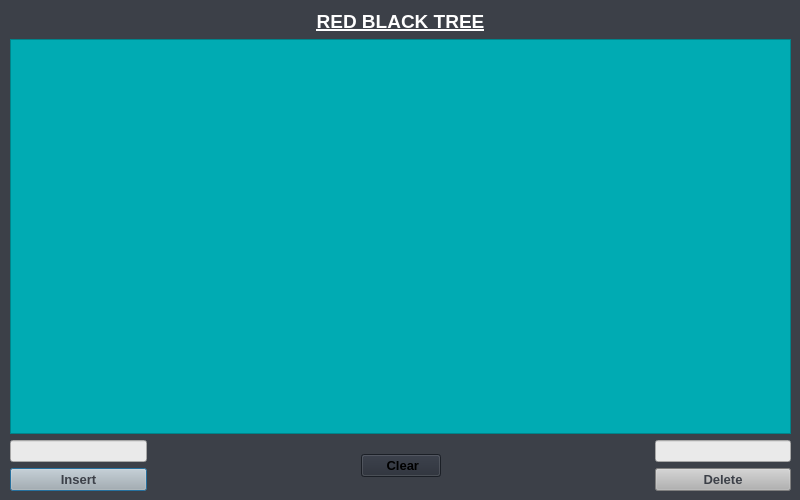
<?xml version="1.0" encoding="UTF-8"?>
<ui version="4.0">
 <class>screenrbt</class>
 <widget class="QDialog" name="screenrbt">
  <property name="geometry">
   <rect>
    <x>0</x>
    <y>0</y>
    <width>800</width>
    <height>500</height>
   </rect>
  </property>
  <property name="minimumSize">
   <size>
    <width>800</width>
    <height>500</height>
   </size>
  </property>
  <property name="maximumSize">
   <size>
    <width>800</width>
    <height>500</height>
   </size>
  </property>
  <property name="windowTitle">
   <string>Dialog</string>
  </property>
  <property name="styleSheet">
   <string notr="true">background-color: rgb(60, 64, 72);</string>
  </property>
  <widget class="QWidget" name="">
   <property name="geometry">
    <rect>
     <x>10</x>
     <y>10</y>
     <width>781</width>
     <height>481</height>
    </rect>
   </property>
   <layout class="QVBoxLayout" name="verticalLayout">
    <item>
     <widget class="QLabel" name="label">
      <property name="font">
       <font>
        <pointsize>14</pointsize>
        <bold>true</bold>
        <underline>true</underline>
       </font>
      </property>
      <property name="styleSheet">
       <string notr="true">color: rgb(255, 255, 255);</string>
      </property>
      <property name="text">
       <string>RED BLACK TREE</string>
      </property>
      <property name="textFormat">
       <enum>Qt::AutoText</enum>
      </property>
      <property name="alignment">
       <set>Qt::AlignCenter</set>
      </property>
     </widget>
    </item>
    <item>
     <widget class="QGraphicsView" name="graphicsViewBST">
      <property name="styleSheet">
       <string notr="true">background-color: rgb(0, 171, 179);</string>
      </property>
     </widget>
    </item>
    <item>
     <layout class="QHBoxLayout" name="horizontalLayout_3">
      <item>
       <layout class="QVBoxLayout" name="verticalLayout_5">
        <item>
         <widget class="QLineEdit" name="LEinsertRBt">
          <property name="styleSheet">
           <string notr="true">background-color: rgb(234, 234, 234);</string>
          </property>
         </widget>
        </item>
        <item>
         <widget class="QPushButton" name="Insert_BST_rbt">
          <property name="font">
           <font>
            <pointsize>10</pointsize>
            <bold>true</bold>
           </font>
          </property>
          <property name="styleSheet">
           <string notr="true">background-color: #B2B2B2;
color: rgb(60, 64, 72);
</string>
          </property>
          <property name="text">
           <string>Insert</string>
          </property>
         </widget>
        </item>
       </layout>
      </item>
      <item>
       <spacer name="horizontalSpacer_5">
        <property name="orientation">
         <enum>Qt::Horizontal</enum>
        </property>
        <property name="sizeHint" stdset="0">
         <size>
          <width>208</width>
          <height>20</height>
         </size>
        </property>
       </spacer>
      </item>
      <item>
       <widget class="QPushButton" name="Clear_BST_rbt">
        <property name="font">
         <font>
          <pointsize>10</pointsize>
          <bold>true</bold>
         </font>
        </property>
        <property name="styleSheet">
         <string notr="true">background-color: rgb(38, 43, 53);
</string>
        </property>
        <property name="text">
         <string>    Clear   </string>
        </property>
       </widget>
      </item>
      <item>
       <spacer name="horizontalSpacer_6">
        <property name="orientation">
         <enum>Qt::Horizontal</enum>
        </property>
        <property name="sizeHint" stdset="0">
         <size>
          <width>208</width>
          <height>20</height>
         </size>
        </property>
       </spacer>
      </item>
      <item>
       <layout class="QVBoxLayout" name="verticalLayout_6">
        <item>
         <widget class="QLineEdit" name="LEdeleRBT">
          <property name="styleSheet">
           <string notr="true">background-color: rgb(234, 234, 234);</string>
          </property>
         </widget>
        </item>
        <item>
         <widget class="QPushButton" name="Delete_BST_rbt">
          <property name="font">
           <font>
            <pointsize>10</pointsize>
            <bold>true</bold>
           </font>
          </property>
          <property name="styleSheet">
           <string notr="true">background-color: #B2B2B2;
color: rgb(60, 64, 72);
</string>
          </property>
          <property name="text">
           <string>Delete</string>
          </property>
         </widget>
        </item>
       </layout>
      </item>
     </layout>
    </item>
   </layout>
  </widget>
 </widget>
 <resources/>
 <connections/>
</ui>
